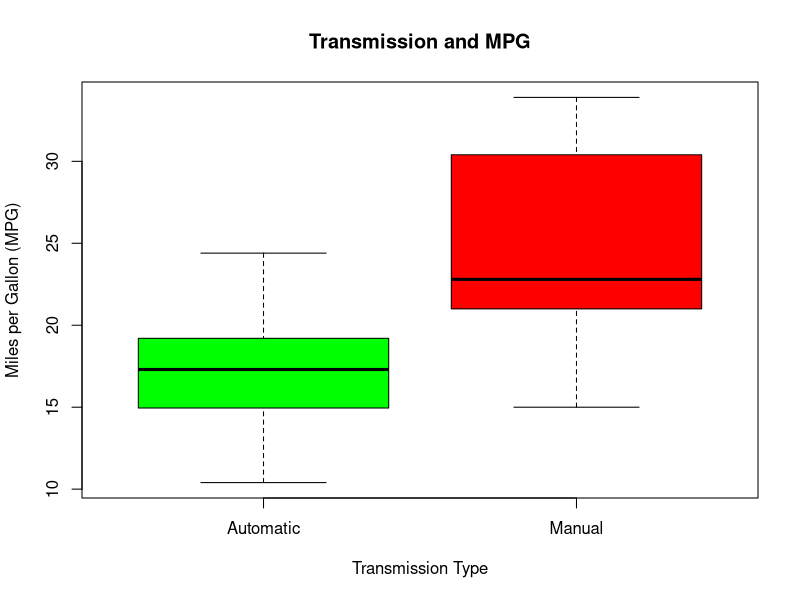
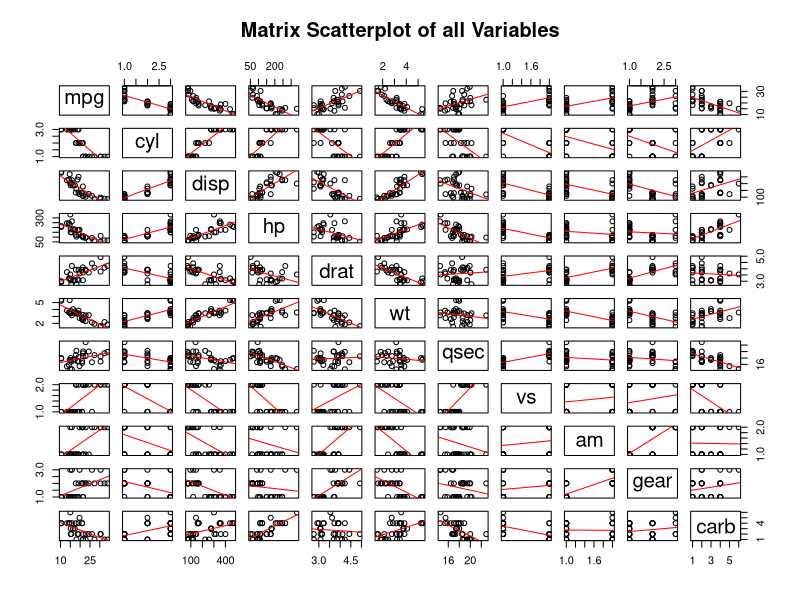
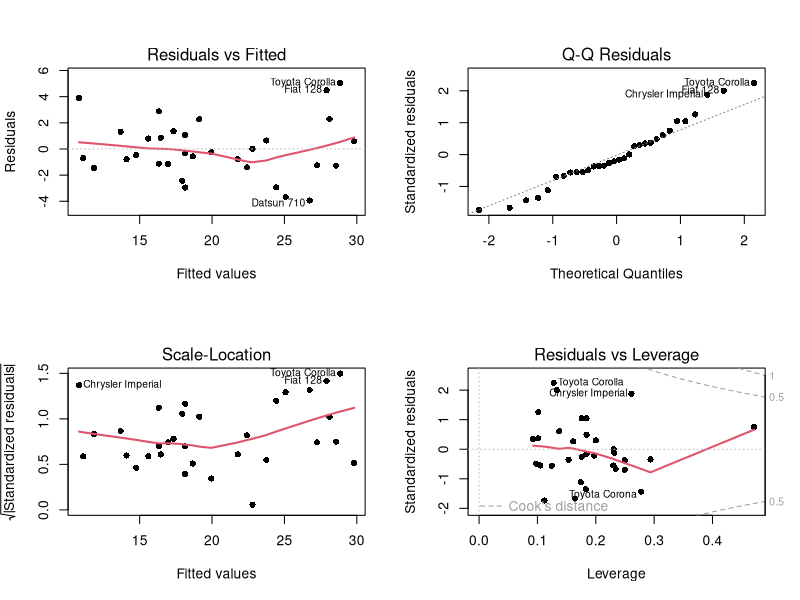

These figures' R source, in order:
## ---- chunk 1
data(mtcars); attach(mtcars)

#set relevant variables to factors
mtcars$cyl <- factor(mtcars$cyl); mtcars$vs <- factor(mtcars$vs); mtcars$am <- factor(mtcars$am)
mtcars$gear <- factor(mtcars$gear); mtcars$carb <- factor(mtcars$carb)

mean(mpg[am=="0"]) #Automatic Transmission mean
mean(mpg[am=="1"]) #Manual Transmission mean
## ---- chunk 2
model_am <- lm(mpg ~ am)
summary(model_am)$adj.r.squared #result not shown to save space
## ---- chunk 3
model_full <- lm(mpg ~ ., mtcars)
summary(model_full)$adj.r.squared #result not shown to save space
## ---- chunk 4
model_best <- step(model_full, trace=0)
summary(model_best) 
## ---- chunk 5
summary(model_best)$coef
## ---- chunk 6
boxplot(mpg ~ am, xlab="Transmission Type", ylab="Miles per Gallon (MPG)", xaxt="n", 
        main="Transmission and MPG",
        col=c("green", "red"))
axis(1, at=1:2, labels=c("Automatic", "Manual"))
## ---- chunk 7
pairs(mtcars, main="Matrix Scatterplot of all Variables", panel=function(x,y){
  points(x,y)
  abline(lm(y~x), col="red")
})
## ---- chunk 8
par(mfrow=c(2,2))
plot(model_best, pch=16, lwd=2)
